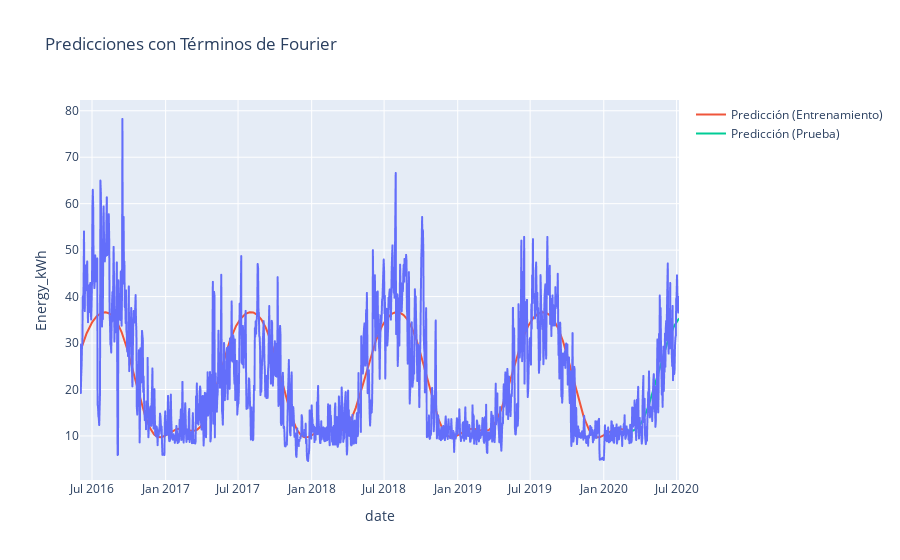

Notebook cell for this chart:
### Code cell
Pipeline_seasonal.fit(X_train, y_train)

y_train_pred_seasonal = Pipeline_seasonal.predict(X_train)
y_test_pred_seasonal = Pipeline_seasonal.predict(X_test)


mae_train_seasonal = mean_absolute_error(y_train, y_train_pred_seasonal)
mae_test_seasonal = mean_absolute_error(y_test, y_test_pred_seasonal)

print(f'MAE Estacional (Entrenamiento): {mae_train_seasonal}')
print(f'MAE Estacional (Prueba): {mae_test_seasonal}')

fig = px.line(df, x='date', y='Energy_kWh', title='Predicciones con Términos de Fourier')
fig.add_scatter(x=train['date'], y=y_train_pred_seasonal, mode='lines', name='Predicción (Entrenamiento)')
fig.add_scatter(x=test['date'], y=y_test_pred_seasonal, mode='lines', name='Predicción (Prueba)')
fig.show()

### Figure 1 — Plotly figure (JSON) as saved in the notebook; plotly's stock layout.template omitted (floating-point values rounded to 4 significant figures; data arrays with more than 128 entries replaced by an {"elided": "..."} marker saying what was removed)
{"data": [{"hovertemplate": "date=%{x}<br>Energy_kWh=%{y}<extra></extra>", "legendgroup": "", "line": {"color": "#636efa", "dash": "solid"}, "marker": {"symbol": "circle"}, "mode": "lines", "name": "", "showlegend": false, "type": "scattergl", "x": {"elided": "1498 str values"}, "xaxis": "x", "y": {"elided": "1498 float values"}, "yaxis": "y"}, {"mode": "lines", "name": "Predicción (Entrenamiento)", "type": "scatter", "x": {"elided": "1369 str values"}, "y": {"elided": "1369 float values"}}, {"mode": "lines", "name": "Predicción (Prueba)", "type": "scatter", "x": {"elided": "129 str values"}, "y": {"elided": "129 float values"}}], "layout": {"legend": {"tracegroupgap": 0}, "title": {"text": "Predicciones con Términos de Fourier"}, "xaxis": {"anchor": "y", "domain": [0, 1], "title": {"text": "date"}}, "yaxis": {"anchor": "x", "domain": [0, 1], "title": {"text": "Energy_kWh"}}}}
